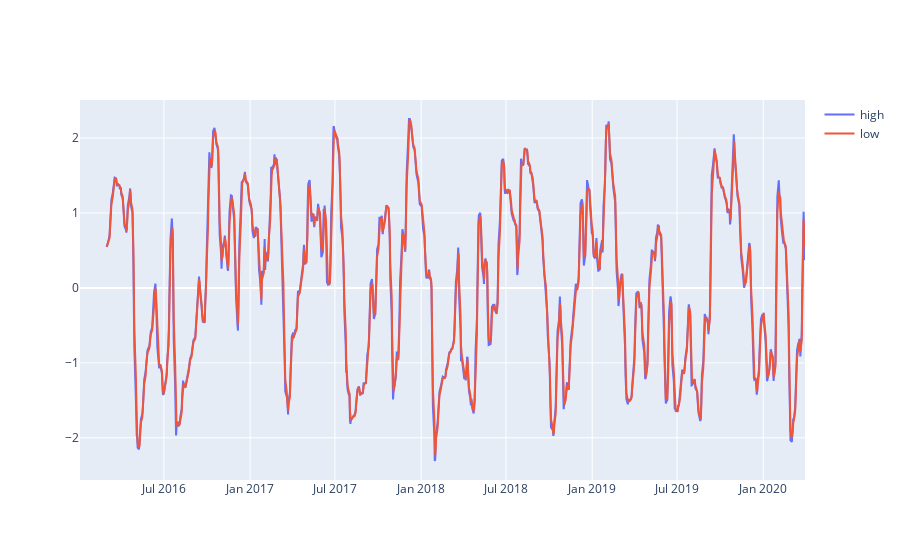

This figure's notebook cell:
### Code cell
zscores_frame = zscore_moving_avg.to_frame()
#print(zscores_frame)
macd_high = zscore_moving_avg.ewm(span=macd_fast, adjust=False).mean()
macd_low = zscore_moving_avg.ewm(span=macd_slow, adjust=False).mean()
#macd_high = exp1-exp2
#macd_low = macd.ewm(span=9, adjust=False).mean()


plt.figure(figsize=(15,7))
fig = go.Figure()

#print(macd_low)
fig.add_trace(go.Scatter(x=macd_high.index, y=macd_high,
                    mode='lines',
                    name='high'))

fig.add_trace(go.Scatter(x=macd_low.index, y=macd_low,
                    mode='lines',
                    name='low'))



fig.show()

### Figure 1 — Plotly figure (JSON) as saved in the notebook; plotly's stock layout.template omitted (floating-point values rounded to 4 significant figures; data arrays with more than 128 entries replaced by an {"elided": "..."} marker saying what was removed)
{"data": [{"mode": "lines", "name": "high", "type": "scatter", "x": {"elided": "1067 str values"}, "y": {"elided": "1067 float values"}}, {"mode": "lines", "name": "low", "type": "scatter", "x": {"elided": "1067 str values"}, "y": {"elided": "1067 float values"}}], "layout": {}}
